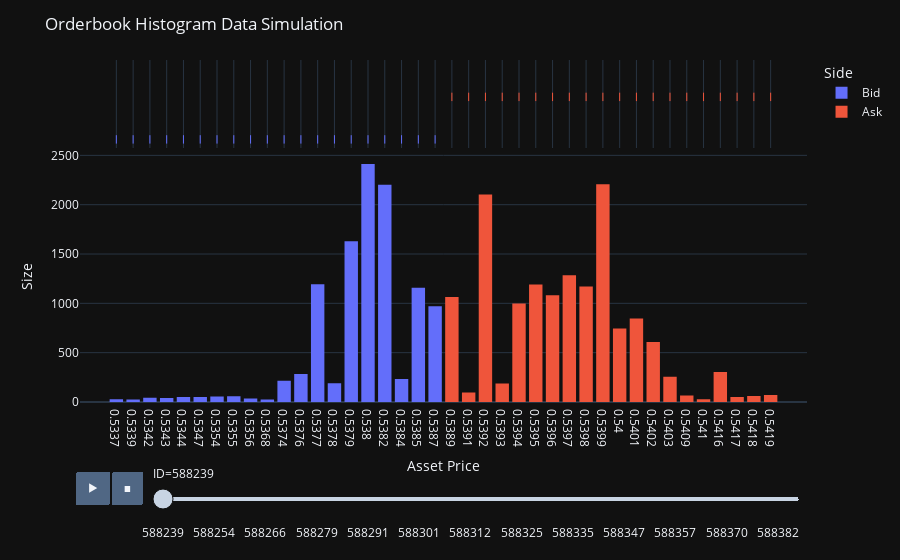

The code cell stored with this chart in its notebook:
### Markdown cell above
### 2.2 Binarizing prices From Histogram

We now visualize our orderbook using a histogram. The difference between binarization and binning is that, a histogram automatically bins the prices. In the plot, we can define the number of Bins

### Code cell
bins = depth*10
fig = px.histogram(OrderBookData, x="Price", y="Size", color="Side", marginal="rug", nbins=bins, hover_data=OrderBookData.columns, animation_frame="ID")
fig.update_layout(uniformtext_minsize=8, uniformtext_mode='hide', title='Orderbook Histogram Data Simulation',
    xaxis=dict(title='Asset Price'),
    yaxis=dict(title='Size'))

fig.update_layout(template='plotly_dark')
fig.show()

### Figure 1 — Plotly figure (JSON) as saved in the notebook; plotly's stock layout.template omitted (floating-point values rounded to 4 significant figures)
{"data": [{"alignmentgroup": "True", "bingroup": "x", "histfunc": "sum", "hovertemplate": "Side=Bid<br>ID=588239<br>Price=%{x}<br>sum of Size=%{y}<extra></extra>", "legendgroup": "Bid", "marker": {"color": "#636efa", "pattern": {"shape": ""}}, "name": "Bid", "nbinsx": 200, "offsetgroup": "Bid", "orientation": "v", "showlegend": true, "type": "histogram", "x": ["0.5337", "0.5339", "0.5342", "0.5343", "0.5344", "0.5347", "0.5354", "0.5355", "0.5356", "0.5368", "0.5374", "0.5376", "0.5377", "0.5378", "0.5379", "0.538", "0.5382", "0.5384", "0.5385", "0.5387"], "xaxis": "x", "y": ["27.09", "24.63", "43.6", "40.71", "51.51", "50.65", "56.37", "57.43", "34.87", "25.71", "216.1", "283.49", "1194.1", "190.32", "1628.39", "2412.68", "2202.53", "231.92", "1157.36", "970.22"], "yaxis": "y"}, {"alignmentgroup": "True", "boxpoints": "all", "customdata": [["XRPUSDT", "1970-01-01 00:28:05.909848406", "588239", "Bid", "0.5388", "1.5364436949597333"], ["XRPUSDT", "1970-01-01 00:28:05.909848406", "588239", "Bid", "0.5388", "1.5364436949597333"], ["XRPUSDT", "1970-01-01 00:28:05.909848406", "588239", "Bid", "0.5388", "1.5364436949597333"], ["XRPUSDT", "1970-01-01 00:28:05.909848406", "588239", "Bid", "0.5388", "1.5364436949597333"], ["XRPUSDT", "1970-01-01 00:28:05.909848406", "588239", "Bid", "0.5388", "1.5364436949597333"], ["XRPUSDT", "1970-01-01 00:28:05.909848406", "588239", "Bid", "0.5388", "1.5364436949597333"], ["XRPUSDT", "1970-01-01 00:28:05.909848406", "588239", "Bid", "0.5388", "1.5364436949597333"], ["XRPUSDT", "1970-01-01 00:28:05.909848406", "588239", "Bid", "0.5388", "1.5364436949597333"], ["XRPUSDT", "1970-01-01 00:28:05.909848406", "588239", "Bid", "0.5388", "1.5364436949597333"], ["XRPUSDT", "1970-01-01 00:28:05.909848406", "588239", "Bid", "0.5388", "1.5364436949597333"], ["XRPUSDT", "1970-01-01 00:28:05.909848406", "588239", "Bid", "0.5388", "1.5364436949597333"], ["XRPUSDT", "1970-01-01 00:28:05.909848406", "588239", "Bid", "0.5388", "1.5364436949597333"], ["XRPUSDT", "1970-01-01 00:28:05.909848406", "588239", "Bid", "0.5388", "1.5364436949597333"], ["XRPUSDT", "1970-01-01 00:28:05.909848406", "588239", "Bid", "0.5388", "1.5364436949597333"], ["XRPUSDT", "1970-01-01 00:28:05.909848406", "588239", "Bid", "0.5388", "1.5364436949597333"], ["XRPUSDT", "1970-01-01 00:28:05.909848406", "588239", "Bid", "0.5388", "1.5364436949597333"], ["XRPUSDT", "1970-01-01 00:28:05.909848406", "588239", "Bid", "0.5388", "1.5364436949597333"], ["XRPUSDT", "1970-01-01 00:28:05.909848406", "588239", "Bid", "0.5388", "1.5364436949597333"], ["XRPUSDT", "1970-01-01 00:28:05.909848406", "588239", "Bid", "0.5388", "1.5364436949597333"], ["XRPUSDT", "1970-01-01 00:28:05.909848406", "588239", "Bid", "0.5388", "1.5364436949597333"]], "fillcolor": "rgba(255,255,255,0)", "hoveron": "points", "hovertemplate": "Side=%{customdata[3]}<br>ID=%{customdata[2]}<br>Price=%{x}<br>Asset=%{customdata[0]}<br>Time=%{customdata[1]}<br>MidPrice=%{customdata[4]}<br>Spread=%{customdata[5]}<extra></extra>", "jitter": 0, "legendgroup": "Bid", "line": {"color": "rgba(255,255,255,0)"}, "marker": {"color": "#636efa", "symbol": "line-ns-open"}, "name": "Bid", "offsetgroup": "Bid", "showlegend": false, "type": "box", "x": ["0.5337", "0.5339", "0.5342", "0.5343", "0.5344", "0.5347", "0.5354", "0.5355", "0.5356", "0.5368", "0.5374", "0.5376", "0.5377", "0.5378", "0.5379", "0.538", "0.5382", "0.5384", "0.5385", "0.5387"], "xaxis": "x2", "yaxis": "y2"}, {"alignmentgroup": "True", "bingroup": "x", "histfunc": "sum", "hovertemplate": "Side=Ask<br>ID=588239<br>Price=%{x}<br>sum of Size=%{y}<extra></extra>", "legendgroup": "Ask", "marker": {"color": "#EF553B", "pattern": {"shape": ""}}, "name": "Ask", "nbinsx": 200, "offsetgroup": "Ask", "orientation": "v", "showlegend": true, "type": "histogram", "x": ["0.5389", "0.5391", "0.5392", "0.5393", "0.5394", "0.5395", "0.5396", "0.5397", "0.5398", "0.5399", "0.54", "0.5401", "0.5402", "0.5403", "0.5409", "0.541", "0.5416", "0.5417", "0.5418", "0.5419"], "xaxis": "x", "y": ["1065.0", "95.97", "2103.22", "187.42", "998.51", "1190.06", "1081.56", "1284.22", "1171.59", "2206.18", "743.84", "846.54", "607.28", "256.2", "65.26", "29.04", "303.38", "50.59", "59.58", "71.72"], "yaxis": "y"}, {"alignmentgroup": "True", "boxpoints": "all", "customdata": [["XRPUSDT", "1970-01-01 00:28:05.909848406", "588239", "Ask", "0.5388", "1.5364436949597333"], ["XRPUSDT", "1970-01-01 00:28:05.909848406", "588239", "Ask", "0.5388", "1.5364436949597333"], ["XRPUSDT", "1970-01-01 00:28:05.909848406", "588239", "Ask", "0.5388", "1.5364436949597333"], ["XRPUSDT", "1970-01-01 00:28:05.909848406", "588239", "Ask", "0.5388", "1.5364436949597333"], ["XRPUSDT", "1970-01-01 00:28:05.909848406", "588239", "Ask", "0.5388", "1.5364436949597333"], ["XRPUSDT", "1970-01-01 00:28:05.909848406", "588239", "Ask", "0.5388", "1.5364436949597333"], ["XRPUSDT", "1970-01-01 00:28:05.909848406", "588239", "Ask", "0.5388", "1.5364436949597333"], ["XRPUSDT", "1970-01-01 00:28:05.909848406", "588239", "Ask", "0.5388", "1.5364436949597333"], ["XRPUSDT", "1970-01-01 00:28:05.909848406", "588239", "Ask", "0.5388", "1.5364436949597333"], ["XRPUSDT", "1970-01-01 00:28:05.909848406", "588239", "Ask", "0.5388", "1.5364436949597333"], ["XRPUSDT", "1970-01-01 00:28:05.909848406", "588239", "Ask", "0.5388", "1.5364436949597333"], ["XRPUSDT", "1970-01-01 00:28:05.909848406", "588239", "Ask", "0.5388", "1.5364436949597333"], ["XRPUSDT", "1970-01-01 00:28:05.909848406", "588239", "Ask", "0.5388", "1.5364436949597333"], ["XRPUSDT", "1970-01-01 00:28:05.909848406", "588239", "Ask", "0.5388", "1.5364436949597333"], ["XRPUSDT", "1970-01-01 00:28:05.909848406", "588239", "Ask", "0.5388", "1.5364436949597333"], ["XRPUSDT", "1970-01-01 00:28:05.909848406", "588239", "Ask", "0.5388", "1.5364436949597333"], ["XRPUSDT", "1970-01-01 00:28:05.909848406", "588239", "Ask", "0.5388", "1.5364436949597333"], ["XRPUSDT", "1970-01-01 00:28:05.909848406", "588239", "Ask", "0.5388", "1.5364436949597333"], ["XRPUSDT", "1970-01-01 00:28:05.909848406", "588239", "Ask", "0.5388", "1.5364436949597333"], ["XRPUSDT", "1970-01-01 00:28:05.909848406", "588239", "Ask", "0.5388", "1.5364436949597333"]], "fillcolor": "rgba(255,255,255,0)", "hoveron": "points", "hovertemplate": "Side=%{customdata[3]}<br>ID=%{customdata[2]}<br>Price=%{x}<br>Asset=%{customdata[0]}<br>Time=%{customdata[1]}<br>MidPrice=%{customdata[4]}<br>Spread=%{customdata[5]}<extra></extra>", "jitter": 0, "legendgroup": "Ask", "line": {"color": "rgba(255,255,255,0)"}, "marker": {"color": "#EF553B", "symbol": "line-ns-open"}, "name": "Ask", "offsetgroup": "Ask", "showlegend": false, "type": "box", "x": ["0.5389", "0.5391", "0.5392", "0.5393", "0.5394", "0.5395", "0.5396", "0.5397", "0.5398", "0.5399", "0.54", "0.5401", "0.5402", "0.5403", "0.5409", "0.541", "0.5416", "0.5417", "0.5418", "0.5419"], "xaxis": "x2", "yaxis": "y2"}], "layout": {"barmode": "relative", "legend": {"title": {"text": "Side"}, "tracegroupgap": 0}, "margin": {"t": 60}, "sliders": [{"active": 0, "currentvalue": {"prefix": "ID="}, "len": 0.9, "pad": {"b": 10, "t": 60}, "steps": [{"args": [["588239"], {"frame": {"duration": 0, "redraw": true}, "fromcurrent": true, "mode": "immediate", "transition": {"duration": 0, "easing": "linear"}}], "label": "588239", "method": "animate"}, {"args": [["588240"], {"frame": {"duration": 0, "redraw": true}, "fromcurrent": true, "mode": "immediate", "transition": {"duration": 0, "easing": "linear"}}], "label": "588240", "method": "animate"}, {"args": [["588241"], {"frame": {"duration": 0, "redraw": true}, "fromcurrent": true, "mode": "immediate", "transition": {"duration": 0, "easing": "linear"}}], "label": "588241", "method": "animate"}, {"args": [["588244"], {"frame": {"duration": 0, "redraw": true}, "fromcurrent": true, "mode": "immediate", "transition": {"duration": 0, "easing": "linear"}}], "label": "588244", "method": "animate"}, {"args": [["588246"], {"frame": {"duration": 0, "redraw": true}, "fromcurrent": true, "mode": "immediate", "transition": {"duration": 0, "easing": "linear"}}], "label": "588246", "method": "animate"}, {"args": [["588247"], {"frame": {"duration": 0, "redraw": true}, "fromcurrent": true, "mode": "immediate", "transition": {"duration": 0, "easing": "linear"}}], "label": "588247", "method": "animate"}, {"args": [["588250"], {"frame": {"duration": 0, "redraw": true}, "fromcurrent": true, "mode": "immediate", "transition": {"duration": 0, "easing": "linear"}}], "label": "588250", "method": "animate"}, {"args": [["588252"], {"frame": {"duration": 0, "redraw": true}, "fromcurrent": true, "mode": "immediate", "transition": {"duration": 0, "easing": "linear"}}], "label": "588252", "method": "animate"}, {"args": [["588254"], {"frame": {"duration": 0, "redraw": true}, "fromcurrent": true, "mode": "immediate", "transition": {"duration": 0, "easing": "linear"}}], "label": "588254", "method": "animate"}, {"args": [["588258"], {"frame": {"duration": 0, "redraw": true}, "fromcurrent": true, "mode": "immediate", "transition": {"duration": 0, "easing": "linear"}}], "label": "588258", "method": "animate"}, {"args": [["588259"], {"frame": {"duration": 0, "redraw": true}, "fromcurrent": true, "mode": "immediate", "transition": {"duration": 0, "easing": "linear"}}], "label": "588259", "method": "animate"}, {"args": [["588260"], {"frame": {"duration": 0, "redraw": true}, "fromcurrent": true, "mode": "immediate", "transition": {"duration": 0, "easing": "linear"}}], "label": "588260", "method": "animate"}, {"args": [["588261"], {"frame": {"duration": 0, "redraw": true}, "fromcurrent": true, "mode": "immediate", "transition": {"duration": 0, "easing": "linear"}}], "label": "588261", "method": "animate"}, {"args": [["588262"], {"frame": {"duration": 0, "redraw": true}, "fromcurrent": true, "mode": "immediate", "transition": {"duration": 0, "easing": "linear"}}], "label": "588262", "method": "animate"}, {"args": [["588263"], {"frame": {"duration": 0, "redraw": true}, "fromcurrent": true, "mode": "immediate", "transition": {"duration": 0, "easing": "linear"}}], "label": "588263", "method": "animate"}, {"args": [["588265"], {"frame": {"duration": 0, "redraw": true}, "fromcurrent": true, "mode": "immediate", "transition": {"duration": 0, "easing": "linear"}}], "label": "588265", "method": "animate"}, {"args": [["588266"], {"frame": {"duration": 0, "redraw": true}, "fromcurrent": true, "mode": "immediate", "transition": {"duration": 0, "easing": "linear"}}], "label": "588266", "method": "animate"}, {"args": [["588267"], {"frame": {"duration": 0, "redraw": true}, "fromcurrent": true, "mode": "immediate", "transition": {"duration": 0, "easing": "linear"}}], "label": "588267", "method": "animate"}, {"args": [["588268"], {"frame": {"duration": 0, "redraw": true}, "fromcurrent": true, "mode": "immediate", "transition": {"duration": 0, "easing": "linear"}}], "label": "588268", "method": "animate"}, {"args": [["588270"], {"frame": {"duration": 0, "redraw": true}, "fromcurrent": true, "mode": "immediate", "transition": {"duration": 0, "easing": "linear"}}], "label": "588270", "method": "animate"}, {"args": [["588274"], {"frame": {"duration": 0, "redraw": true}, "fromcurrent": true, "mode": "immediate", "transition": {"duration": 0, "easing": "linear"}}], "label": "588274", "method": "animate"}, {"args": [["588275"], {"frame": {"duration": 0, "redraw": true}, "fromcurrent": true, "mode": "immediate", "transition": {"duration": 0, "easing": "linear"}}], "label": "588275", "method": "animate"}, {"args": [["588276"], {"frame": {"duration": 0, "redraw": true}, "fromcurrent": true, "mode": "immediate", "transition": {"duration": 0, "easing": "linear"}}], "label": "588276", "method": "animate"}, {"args": [["588277"], {"frame": {"duration": 0, "redraw": true}, "fromcurrent": true, "mode": "immediate", "transition": {"duration": 0, "easing": "linear"}}], "label": "588277", "method": "animate"}, {"args": [["588279"], {"frame": {"duration": 0, "redraw": true}, "fromcurrent": true, "mode": "immediate", "transition": {"duration": 0, "easing": "linear"}}], "label": "588279", "method": "animate"}, {"args": [["588280"], {"frame": {"duration": 0, "redraw": true}, "fromcurrent": true, "mode": "immediate", "transition": {"duration": 0, "easing": "linear"}}], "label": "588280", "method": "animate"}, {"args": [["588282"], {"frame": {"duration": 0, "redraw": true}, "fromcurrent": true, "mode": "immediate", "transition": {"duration": 0, "easing": "linear"}}], "label": "588282", "method": "animate"}, {"args": [["588283"], {"frame": {"duration": 0, "redraw": true}, "fromcurrent": true, "mode": "immediate", "transition": {"duration": 0, "easing": "linear"}}], "label": "588283", "method": "animate"}, {"args": [["588284"], {"frame": {"duration": 0, "redraw": true}, "fromcurrent": true, "mode": "immediate", "transition": {"duration": 0, "easing": "linear"}}], "label": "588284", "method": "animate"}, {"args": [["588286"], {"frame": {"duration": 0, "redraw": true}, "fromcurrent": true, "mode": "immediate", "transition": {"duration": 0, "easing": "linear"}}], "label": "588286", "method": "animate"}, {"args": [["588289"], {"frame": {"duration": 0, "redraw": true}, "fromcurrent": true, "mode": "immediate", "transition": {"duration": 0, "easing": "linear"}}], "label": "588289", "method": "animate"}, {"args": [["588290"], {"frame": {"duration": 0, "redraw": true}, "fromcurrent": true, "mode": "immediate", "transition": {"duration": 0, "easing": "linear"}}], "label": "588290", "method": "animate"}, {"args": [["588291"], {"frame": {"duration": 0, "redraw": true}, "fromcurrent": true, "mode": "immediate", "transition": {"duration": 0, "easing": "linear"}}], "label": "588291", "method": "animate"}, {"args": [["588292"], {"frame": {"duration": 0, "redraw": true}, "fromcurrent": true, "mode": "immediate", "transition": {"duration": 0, "easing": "linear"}}], "label": "588292", "method": "animate"}, {"args": [["588293"], {"frame": {"duration": 0, "redraw": true}, "fromcurrent": true, "mode": "immediate", "transition": {"duration": 0, "easing": "linear"}}], "label": "588293", "method": "animate"}, {"args": [["588294"], {"frame": {"duration": 0, "redraw": true}, "fromcurrent": true, "mode": "immediate", "transition": {"duration": 0, "easing": "linear"}}], "label": "588294", "method": "animate"}, {"args": [["588295"], {"frame": {"duration": 0, "redraw": true}, "fromcurrent": true, "mode": "immediate", "transition": {"duration": 0, "easing": "linear"}}], "label": "588295", "method": "animate"}, {"args": [["588297"], {"frame": {"duration": 0, "redraw": true}, "fromcurrent": true, "mode": "immediate", "transition": {"duration": 0, "easing": "linear"}}], "label": "588297", "method": "animate"}, {"args": [["588298"], {"frame": {"duration": 0, "redraw": true}, "fromcurrent": true, "mode": "immediate", "transition": {"duration": 0, "easing": "linear"}}], "label": "588298", "method": "animate"}, {"args": [["588300"], {"frame": {"duration": 0, "redraw": true}, "fromcurrent": true, "mode": "immediate", "transition": {"duration": 0, "easing": "linear"}}], "label": "588300", "method": "animate"}, {"args": [["588301"], {"frame": {"duration": 0, "redraw": true}, "fromcurrent": true, "mode": "immediate", "transition": {"duration": 0, "easing": "linear"}}], "label": "588301", "method": "animate"}, {"args": [["588302"], {"frame": {"duration": 0, "redraw": true}, "fromcurrent": true, "mode": "immediate", "transition": {"duration": 0, "easing": "linear"}}], "label": "588302", "method": "animate"}, {"args": [["588304"], {"frame": {"duration": 0, "redraw": true}, "fromcurrent": true, "mode": "immediate", "transition": {"duration": 0, "easing": "linear"}}], "label": "588304", "method": "animate"}, {"args": [["588306"], {"frame": {"duration": 0, "redraw": true}, "fromcurrent": true, "mode": "immediate", "transition": {"duration": 0, "easing": "linear"}}], "label": "588306", "method": "animate"}, {"args": [["588307"], {"frame": {"duration": 0, "redraw": true}, "fromcurrent": true, "mode": "immediate", "transition": {"duration": 0, "easing": "linear"}}], "label": "588307", "method": "animate"}, {"args": [["588308"], {"frame": {"duration": 0, "redraw": true}, "fromcurrent": true, "mode": "immediate", "transition": {"duration": 0, "easing": "linear"}}], "label": "588308", "method": "animate"}, {"args": [["588309"], {"frame": {"duration": 0, "redraw": true}, "fromcurrent": true, "mode": "immediate", "transition": {"duration": 0, "easing": "linear"}}], "label": "588309", "method": "animate"}, {"args": [["588310"], {"frame": {"duration": 0, "redraw": true}, "fromcurrent": true, "mode": "immediate", "transition": {"duration": 0, "easing": "linear"}}], "label": "588310", "method": "animate"}, {"args": [["588312"], {"frame": {"duration": 0, "redraw": true}, "fromcurrent": true, "mode": "immediate", "transition": {"duration": 0, "easing": "linear"}}], "label": "588312", "method": "animate"}, {"args": [["588314"], {"frame": {"duration": 0, "redraw": true}, "fromcurrent": true, "mode": "immediate", "transition": {"duration": 0, "easing": "linear"}}], "label": "588314", "method": "animate"}, {"args": [["588316"], {"frame": {"duration": 0, "redraw": true}, "fromcurrent": true, "mode": "immediate", "transition": {"duration": 0, "easing": "linear"}}], "label": "588316", "method": "animate"}, {"args": [["588317"], {"frame": {"duration": 0, "redraw": true}, "fromcurrent": true, "mode": "immediate", "transition": {"duration": 0, "easing": "linear"}}], "label": "588317", "method": "animate"}, {"args": [["588318"], {"frame": {"duration": 0, "redraw": true}, "fromcurrent": true, "mode": "immediate", "transition": {"duration": 0, "easing": "linear"}}], "label": "588318", "method": "animate"}, {"args": [["588319"], {"frame": {"duration": 0, "redraw": true}, "fromcurrent": true, "mode": "immediate", "transition": {"duration": 0, "easing": "linear"}}], "label": "588319", "method": "animate"}, {"args": [["588321"], {"frame": {"duration": 0, "redraw": true}, "fromcurrent": true, "mode": "immediate", "transition": {"duration": 0, "easing": "linear"}}], "label": "588321", "method": "animate"}, {"args": [["588322"], {"frame": {"duration": 0, "redraw": true}, "fromcurrent": true, "mode": "immediate", "transition": {"duration": 0, "easing": "linear"}}], "label": "588322", "method": "animate"}, {"args": [["588325"], {"frame": {"duration": 0, "redraw": true}, "fromcurrent": true, "mode": "immediate", "transition": {"duration": 0, "easing": "linear"}}], "label": "588325", "method": "animate"}, {"args": [["588326"], {"frame": {"duration": 0, "redraw": true}, "fromcurrent": true, "mode": "immediate", "transition": {"duration": 0, "easing": "linear"}}], "label": "588326", "method": "animate"}, {"args": [["588327"], {"frame": {"duration": 0, "redraw": true}, "fromcurrent": true, "mode": "immediate", "transition": {"duration": 0, "easing": "linear"}}], "label": "588327", "method": "animate"}, {"args": [["588328"], {"frame": {"duration": 0, "redraw": true}, "fromcurrent": true, "mode": "immediate", "transition": {"duration": 0, "easing": "linear"}}], "label": "588328", "method": "animate"}, {"args": [["588329"], {"frame": {"duration": 0, "redraw": true}, "fromcurrent": true, "mode": "immediate", "transition": {"duration": 0, "easing": "linear"}}], "label": "588329", "method": "animate"}, {"args": [["588331"], {"frame": {"duration": 0, "redraw": true}, "fromcurrent": true, "mode": "immediate", "transition": {"duration": 0, "easing": "linear"}}], "label": "588331", "method": "animate"}, {"args": [["588333"], {"frame": {"duration": 0, "redraw": true}, "fromcurrent": true, "mode": "immediate", "transition": {"duration": 0, "easing": "linear"}}], "label": "588333", "method": "animate"}, {"args": [["588334"], {"frame": {"duration": 0, "redraw": true}, "fromcurrent": true, "mode": "immediate", "transition": {"duration": 0, "easing": "linear"}}], "label": "588334", "method": "animate"}, {"args": [["588335"], {"frame": {"duration": 0, "redraw": true}, "fromcurrent": true, "mode": "immediate", "transition": {"duration": 0, "easing": "linear"}}], "label": "588335", "method": "animate"}, {"args": [["588336"], {"frame": {"duration": 0, "redraw": true}, "fromcurrent": true, "mode": "immediate", "transition": {"duration": 0, "easing": "linear"}}], "label": "588336", "method": "animate"}, {"args": [["588338"], {"frame": {"duration": 0, "redraw": true}, "fromcurrent": true, "mode": "immediate", "transition": {"duration": 0, "easing": "linear"}}], "label": "588338", "method": "animate"}, {"args": [["588339"], {"frame": {"duration": 0, "redraw": true}, "fromcurrent": true, "mode": "immediate", "transition": {"duration": 0, "easing": "linear"}}], "label": "588339", "method": "animate"}, {"args": [["588340"], {"frame": {"duration": 0, "redraw": true}, "fromcurrent": true, "mode": "immediate", "transition": {"duration": 0, "easing": "linear"}}], "label": "588340", "method": "animate"}, {"args": [["588341"], {"frame": {"duration": 0, "redraw": true}, "fromcurrent": true, "mode": "immediate", "transition": {"duration": 0, "easing": "linear"}}], "label": "588341", "method": "animate"}, {"args": [["588343"], {"frame": {"duration": 0, "redraw": true}, "fromcurrent": true, "mode": "immediate", "transition": {"duration": 0, "easing": "linear"}}], "label": "588343", "method": "animate"}, {"args": [["588345"], {"frame": {"duration": 0, "redraw": true}, "fromcurrent": true, "mode": "immediate", "transition": {"duration": 0, "easing": "linear"}}], "label": "588345", "method": "animate"}, {"args": [["588347"], {"frame": {"duration": 0, "redraw": true}, "fromcurrent": true, "mode": "immediate", "transition": {"duration": 0, "easing": "linear"}}], "label": "588347", "method": "animate"}, {"args": [["588348"], {"frame": {"duration": 0, "redraw": true}, "fromcurrent": true, "mode": "immediate", "transition": {"duration": 0, "easing": "linear"}}], "label": "588348", "method": "animate"}, {"args": [["588349"], {"frame": {"duration": 0, "redraw": true}, "fromcurrent": true, "mode": "immediate", "transition": {"duration": 0, "easing": "linear"}}], "label": "588349", "method": "animate"}, {"args": [["588351"], {"frame": {"duration": 0, "redraw": true}, "fromcurrent": true, "mode": "immediate", "transition": {"duration": 0, "easing": "linear"}}], "label": "588351", "method": "animate"}, {"args": [["588352"], {"frame": {"duration": 0, "redraw": true}, "fromcurrent": true, "mode": "immediate", "transition": {"duration": 0, "easing": "linear"}}], "label": "588352", "method": "animate"}, {"args": [["588353"], {"frame": {"duration": 0, "redraw": true}, "fromcurrent": true, "mode": "immediate", "transition": {"duration": 0, "easing": "linear"}}], "label": "588353", "method": "animate"}, {"args": [["588355"], {"frame": {"duration": 0, "redraw": true}, "fromcurrent": true, "mode": "immediate", "transition": {"duration": 0, "easing": "linear"}}], "label": "588355", "method": "animate"}, {"args": [["588356"], {"frame": {"duration": 0, "redraw": true}, "fromcurrent": true, "mode": "immediate", "transition": {"duration": 0, "easing": "linear"}}], "label": "588356", "method": "animate"}, {"args": [["588357"], {"frame": {"duration": 0, "redraw": true}, "fromcurrent": true, "mode": "immediate", "transition": {"duration": 0, "easing": "linear"}}], "label": "588357", "method": "animate"}, {"args": [["588360"], {"frame": {"duration": 0, "redraw": true}, "fromcurrent": true, "mode": "immediate", "transition": {"duration": 0, "easing": "linear"}}], "label": "588360", "method": "animate"}, {"args": [["588361"], {"frame": {"duration": 0, "redraw": true}, "fromcurrent": true, "mode": "immediate", "transition": {"duration": 0, "easing": "linear"}}], "label": "588361", "method": "animate"}, {"args": [["588363"], {"frame": {"duration": 0, "redraw": true}, "fromcurrent": true, "mode": "immediate", "transition": {"duration": 0, "easing": "linear"}}], "label": "588363", "method": "animate"}, {"args": [["588365"], {"frame": {"duration": 0, "redraw": true}, "fromcurrent": true, "mode": "immediate", "transition": {"duration": 0, "easing": "linear"}}], "label": "588365", "method": "animate"}, {"args": [["588366"], {"frame": {"duration": 0, "redraw": true}, "fromcurrent": true, "mode": "immediate", "transition": {"duration": 0, "easing": "linear"}}], "label": "588366", "method": "animate"}, {"args": [["588368"], {"frame": {"duration": 0, "redraw": true}, "fromcurrent": true, "mode": "immediate", "transition": {"duration": 0, "easing": "linear"}}], "label": "588368", "method": "animate"}, {"args": [["588369"], {"frame": {"duration": 0, "redraw": true}, "fromcurrent": true, "mode": "immediate", "transition": {"duration": 0, "easing": "linear"}}], "label": "588369", "method": "animate"}, {"args": [["588370"], {"frame": {"duration": 0, "redraw": true}, "fromcurrent": true, "mode": "immediate", "transition": {"duration": 0, "easing": "linear"}}], "label": "588370", "method": "animate"}, {"args": [["588372"], {"frame": {"duration": 0, "redraw": true}, "fromcurrent": true, "mode": "immediate", "transition": {"duration": 0, "easing": "linear"}}], "label": "588372", "method": "animate"}, {"args": [["588375"], {"frame": {"duration": 0, "redraw": true}, "fromcurrent": true, "mode": "immediate", "transition": {"duration": 0, "easing": "linear"}}], "label": "588375", "method": "animate"}, {"args": [["588376"], {"frame": {"duration": 0, "redraw": true}, "fromcurrent": true, "mode": "immediate", "transition": {"duration": 0, "easing": "linear"}}], "label": "588376", "method": "animate"}, {"args": [["588378"], {"frame": {"duration": 0, "redraw": true}, "fromcurrent": true, "mode": "immediate", "transition": {"duration": 0, "easing": "linear"}}], "label": "588378", "method": "animate"}, {"args": [["588379"], {"frame": {"duration": 0, "redraw": true}, "fromcurrent": true, "mode": "immediate", "transition": {"duration": 0, "easing": "linear"}}], "label": "588379", "method": "animate"}, {"args": [["588380"], {"frame": {"duration": 0, "redraw": true}, "fromcurrent": true, "mode": "immediate", "transition": {"duration": 0, "easing": "linear"}}], "label": "588380", "method": "animate"}, {"args": [["588381"], {"frame": {"duration": 0, "redraw": true}, "fromcurrent": true, "mode": "immediate", "transition": {"duration": 0, "easing": "linear"}}], "label": "588381", "method": "animate"}, {"args": [["588382"], {"frame": {"duration": 0, "redraw": true}, "fromcurrent": true, "mode": "immediate", "transition": {"duration": 0, "easing": "linear"}}], "label": "588382", "method": "animate"}, {"args": [["588383"], {"frame": {"duration": 0, "redraw": true}, "fromcurrent": true, "mode": "immediate", "transition": {"duration": 0, "easing": "linear"}}], "label": "588383", "method": "animate"}, {"args": [["588384"], {"frame": {"duration": 0, "redraw": true}, "fromcurrent": true, "mode": "immediate", "transition": {"duration": 0, "easing": "linear"}}], "label": "588384", "method": "animate"}, {"args": [["588385"], {"frame": {"duration": 0, "redraw": true}, "fromcurrent": true, "mode": "immediate", "transition": {"duration": 0, "easing": "linear"}}], "label": "588385", "method": "animate"}], "x": 0.1, "xanchor": "left", "y": 0, "yanchor": "top"}], "title": {"text": "Orderbook Histogram Data Simulation"}, "uniformtext": {"minsize": 8, "mode": "hide"}, "updatemenus": [{"buttons": [{"args": [null, {"frame": {"duration": 500, "redraw": true}, "fromcurrent": true, "mode": "immediate", "transition": {"duration": 500, "easing": "linear"}}], "label": "&#9654;", "method": "animate"}, {"args": [[null], {"frame": {"duration": 0, "redraw": true}, "fromcurrent": true, "mode": "immediate", "transition": {"duration": 0, "easing": "linear"}}], "label": "&#9724;", "method": "animate"}], "direction": "left", "pad": {"r": 10, "t": 70}, "showactive": false, "type": "buttons", "x": 0.1, "xanchor": "right", "y": 0, "yanchor": "top"}], "xaxis": {"anchor": "y", "domain": [0, 1], "title": {"text": "Asset Price"}}, "xaxis2": {"anchor": "y2", "domain": [0, 1], "matches": "x", "showgrid": true, "showticklabels": false}, "yaxis": {"anchor": "x", "domain": [0, 0.7326], "title": {"text": "Size"}}, "yaxis2": {"anchor": "x2", "domain": [0.7426, 1], "matches": "y2", "showgrid": false, "showline": false, "showticklabels": false, "ticks": ""}}}
